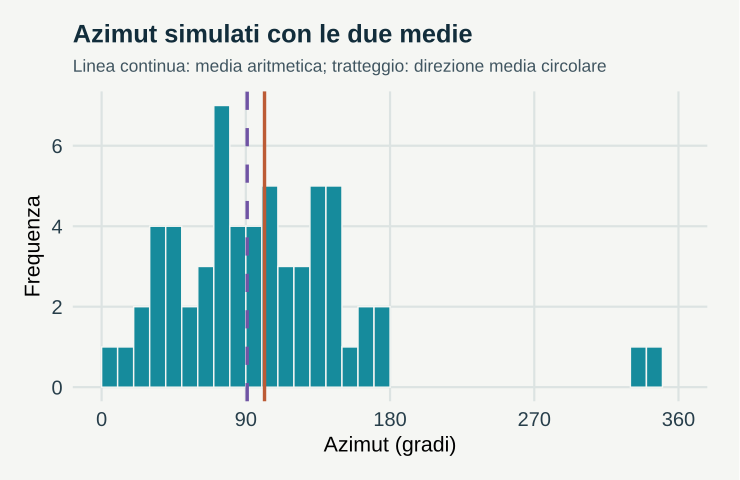

Generate this figure with R:
# GeoStat Lab — funzioni comuni. R >= 4.3; ggplot2 >= 3.4; jsonlite.
suppressPackageStartupMessages(library(ggplot2))
col_geo <- c('#168B9C','#BC5B35','#7054A4','#A17B19','#227864','#64748B')
theme_set(theme_minimal(base_size=17, base_family='sans') + theme(
  plot.background=element_rect(fill='#F5F6F3',colour=NA),
  panel.background=element_rect(fill='#F5F6F3',colour=NA),
  panel.grid.minor=element_blank(),panel.grid.major=element_line(colour='#DCE3E2'),
  plot.title=element_text(size=19,face='bold',colour='#122D3B'),
  plot.subtitle=element_text(size=13,colour='#405560',margin=margin(b=12)),
  axis.text=element_text(size=15,colour='#273E4A'),axis.title=element_text(size=16),
  legend.position='bottom',legend.title=element_blank(),legend.text=element_text(size=14),
  strip.text=element_text(size=15,face='bold'),plot.margin=margin(18,24,18,18)))
metric <- function(...) data.frame(grandezza=names(c(...)),valore=as.character(c(...)),check.names=FALSE)
f <- function(x,d=3) {out<-formatC(x,digits=d,format='fg');out[!is.finite(x)]<-'Non definito';out}
line_plot <- function(d,x='x',y='y',title='',xl=x,yl=y,group=NULL) {
 p<-ggplot(d,aes(x=.data[[x]],y=.data[[y]]))
 if(is.null(group)) p<-p+geom_line(colour=col_geo[1],linewidth=1.05) else p<-p+aes(colour=.data[[group]],group=.data[[group]])+geom_line(linewidth=1)+scale_colour_manual(values=col_geo)
 p+labs(title=title,x=xl,y=yl)
}
point_plot <- function(d,x='x',y='y',title='',xl=x,yl=y,group=NULL) {
 p<-ggplot(d,aes(x=.data[[x]],y=.data[[y]]))
 if(is.null(group))p<-p+geom_point(colour=col_geo[1],size=2.5,alpha=.8) else p<-p+aes(colour=.data[[group]])+geom_point(size=2.7,alpha=.85)+scale_colour_manual(values=col_geo)
 p+labs(title=title,x=xl,y=yl)
}
hist_plot<-function(x,title='',xl='Valore',bins=20)ggplot(data.frame(x=x),aes(x))+geom_histogram(bins=bins,fill=col_geo[1],colour='#F5F6F3')+labs(title=title,x=xl,y='Frequenza')
bar_plot<-function(d,x='gruppo',y='valore',title='',yl='Valore')ggplot(d,aes(x=.data[[x]],y=.data[[y]],fill=.data[[x]]))+geom_col(width=.65)+scale_fill_manual(values=rep(col_geo,length.out=length(unique(d[[x]])) ))+guides(fill='none')+labs(title=title,x=NULL,y=yl)
map_plot<-function(d,z='z',title='',xl='Est [km]',yl='Nord [km]')ggplot(d,aes(x,y,fill=.data[[z]]))+geom_raster()+coord_equal()+scale_fill_gradientn(colours=c('#153F56','#298C9C','#B8CDB2','#F1D889','#AD542F'))+labs(title=title,x=xl,y=yl)
acf_data<-function(x,lag=20){a<-acf(x,lag.max=min(lag,length(x)-1),plot=FALSE);data.frame(x=as.vector(a$lag)[-1],y=as.vector(a$acf)[-1])}
# AR(1), distribuzione marginale stazionaria N(0, 1).
ar_series<-function(n,rho){x<-numeric(n);x[1]<-rnorm(1);for(i in 2:n)x[i]<-rho*x[i-1]+sqrt(1-rho^2)*rnorm(1);x}
# Distanze euclidee in unità metriche già dichiarate; nessuna conversione implicita di CRS.
dist_cross<-function(a,b)sqrt(outer(a[,1],b[,1],'-')^2+outer(a[,2],b[,2],'-')^2)
# Predittore IDW: i punti coincidenti ricevono esattamente il valore osservato.
idw<-function(xy,z,new,power=2){dd<-dist_cross(new,xy);apply(dd,1,function(d)if(any(d<1e-10))mean(z[d<1e-10])else weighted.mean(z,d^(-power)))}
# CART didattico binario: divisioni assiali che minimizzano l'impurità di Gini.
cart_fit<-function(x,y,depth=2,minleaf=4){
 node<-list(p=mean(y),n=length(y));if(depth<1||length(unique(y))<2||length(y)<2*minleaf)return(node)
 best<-Inf
 for(j in seq_len(ncol(x))){v<-sort(unique(x[,j])); if(length(v)<2)next
  for(cut in (head(v,-1)+tail(v,-1))/2){left<-x[,j]<=cut;nl<-sum(left);nr<-sum(!left);if(min(nl,nr)<minleaf)next
   score<-nl*mean(y[left])*(1-mean(y[left]))+nr*mean(y[!left])*(1-mean(y[!left]))
   if(score<best){best<-score;node$j<-j;node$cut<-cut;split<-left}
  }
 }
 if(is.finite(best)){node$left<-cart_fit(x[split,,drop=FALSE],y[split],depth-1,minleaf);node$right<-cart_fit(x[!split,,drop=FALSE],y[!split],depth-1,minleaf)};node
}
cart_predict<-function(tree,x)apply(x,1,function(row){t<-tree;while(!is.null(t$j))t<-if(row[t$j]<=t$cut)t$left else t$right;t$p})
p <- list(mu = 90, kappa = 2, seed = 17)
set.seed(p$seed)
rvm <- function(n, mu, k) {
    a <- 1 + sqrt(1 + 4 * k^2)
    b <- (a - sqrt(2 * a))/(2 * k)
    r <- (1 + b^2)/(2 * b)
    out <- numeric(0)
    while (length(out) < n) {
        u1 <- runif(n)
        u2 <- runif(n)
        u3 <- runif(n)
        z <- cos(pi * u1)
        fz <- (1 + r * z)/(r + z)
        g <- k * (r - fz)
        ok <- g * (2 - g) - u2 > 0 | log(g/u2) + 1 - g >= 0
        out <- c(out, sign(u3[ok] - 0.5) * acos(fz[ok]))
    }
    (mu + out[1:n])%%(2 * pi)
}

th <- rvm(60, p$mu * pi/180, p$kappa)

deg <- th * 180/pi

C <- mean(cos(th))

S <- mean(sin(th))

mc <- (atan2(S, C) * 180/pi)%%360

ma <- mean(deg)

scarto <- function(x, y) abs(((x - y + 180)%%360) - 180)

data <- data.frame(azimut = deg)

plots <- list(ggplot(data, aes(azimut)) + geom_histogram(breaks = seq(0, 360, 10), fill = col_geo[1], 
    colour = "#F5F6F3") + geom_vline(xintercept = ma, colour = col_geo[2], linewidth = 1.2) + geom_vline(xintercept = mc, 
    colour = col_geo[3], linewidth = 1.2, linetype = 2) + scale_x_continuous(breaks = seq(0, 360, 90)) + 
    labs(title = "Azimut simulati con le due medie", subtitle = "Linea continua: media aritmetica; tratteggio: direzione media circolare", 
        x = "Azimut (gradi)", y = "Frequenza"))

metrics <- metric(`Direzione del generatore` = p$mu, `Media aritmetica degli azimut` = f(ma), `Direzione media circolare` = f(mc), 
    `Scarto della media aritmetica` = f(scarto(ma, p$mu)), `Scarto della direzione media` = f(scarto(mc, 
        p$mu)), `Lunghezza media risultante` = f(sqrt(C^2 + S^2)))
print(metrics,row.names=FALSE)
ggplot2::ggsave('m18-media-A.svg',plots[[1]],device=svglite::svglite,width=7.7,height=5.0,bg='#F8F6F1')
